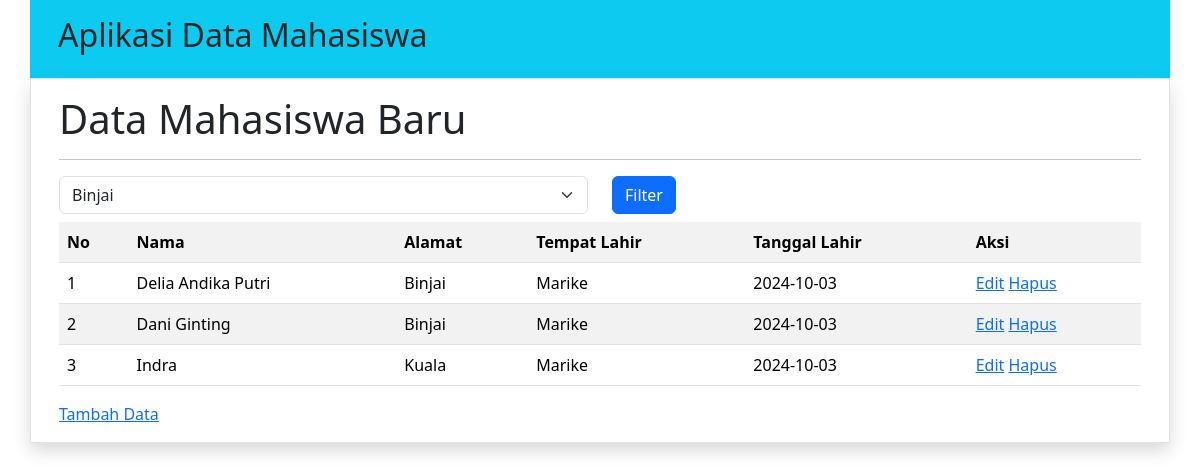
/index.php?modul=biodata, run on the app's committed database.
### tables this page shows
CREATE TABLE IF NOT EXISTS `biodata` (
  `id` int NOT NULL AUTO_INCREMENT,
  `nama` varchar(50) NOT NULL,
  `alamat` text NOT NULL,
  `tempat_lahir` char(25) NOT NULL,
  `tgl_lahir` date NOT NULL,
  PRIMARY KEY (`id`)
);

### modul/biodata/index.php (the view)
<div class="container">
    <h1>Data Mahasiswa Baru</h1>
    <hr>
    <form action="" method="get">
        <div class="row align-items-start">
            <div class="col">
                <select class="form-select" name="filter">
                    <?php
                        $q_alamat = "SELECT alamat FROM biodata group by alamat";
                        $r_alamat = $mysqli->query($q_alamat);
                        while($data_alamat = $r_alamat->fetch_assoc()){
                            ?>
                            <option value="<?= $data_alamat['alamat'];?>"><?php echo $data_alamat['alamat'];?></option>
                            <?php
                        }
                        ?>
                </select>
            </div>
            <div class="col">
                <button class="btn btn-primary">Filter</button>
            </div>
        </div>
    </form>
    <table class="table table-striped mt-2">
        <tr>
            <th>No</th>
            <th>Nama</th>
            <th>Alamat</th>
            <th>Tempat Lahir</th>
            <th>Tanggal Lahir</th>
            <th>Aksi</th>
        </tr>
        <?php
        if(isset($_GET['filter'])){
            $query = "SELECT * FROM biodata WHERE alamat='$_GET[filter]'";
        }else{
            $query = "SELECT * FROM biodata";
        }
        $result = $mysqli->query($query);
        $no=0;
        while($row = $result->fetch_assoc()){
            $no++;
        ?>
            <tr>
                <td><?= $no;?></td>
                <td><?= $row['nama'];?></td>
                <td><?= $row['alamat'];?></td>
                <td><?= $row['tempat_lahir'];?></td>
                <td><?= $row['tgl_lahir'];?></td>
                <td>
                    <a href="<?= 'index.php?modul=edit-data&id='.$row['id'];?>">Edit</a>
                    <a href="<?= 'modul/biodata/proses.php?action=hapus&id='.$row['id'];?>">Hapus</a>
                </td>
            </tr>
        <?php
        }
        ?>
    </table>
    <a href="index.php?modul=tambah-data">Tambah Data</a>
</div>

### index.php (shortened to what this page needs)
<?php
include "koneksi.php";
?>
<!DOCTYPE html>
<html lang="en">
<head>
    <link href="https://cdn.jsdelivr.net/npm/bootstrap@5.3.3/dist/css/bootstrap.min.css" rel="stylesheet">
</head>
<body>
    <div class="container">
        <div class="row bg-info p-3">
            <div class="col">
                <h2>Aplikasi Data Mahasiswa</h2>
            </div>
        </div>
        <div class="row border p-3 shadow">
            <?php
            if(!isset($_GET['modul'])){
            ?>
                <div class="col">
                    <a class="btn btn-primary" href="index.php?modul=biodata">Biodata</a>
                    <a class="btn btn-warning" href="index.php?modul=nilai">Nilai</a>
                </div>
            <?php
            }elseif($_GET['modul']=="biodata"){
                include "modul/biodata/index.php";
            }elseif($_GET['modul']=="nilai"){
                echo "Ini nilai";
            }elseif($_GET['modul']=="tambah-data"){
                include "modul/biodata/form-data.php";
            }elseif($_GET['modul']=='edit-data'){
                include "modul/biodata/form-edit.php";
            }
            ?>
        </div>
    </div>
</body>
</html>

### data on the page
biodata: nama "Delia Andika Putri", alamat "Binjai", tempat_lahir "Marike", tgl_lahir "2024-10-03"
biodata: nama "Dani Ginting", alamat "Binjai", tempat_lahir "Marike", tgl_lahir "2024-10-03"
biodata: nama "Indra", alamat "Kuala", tempat_lahir "Marike", tgl_lahir "2024-10-03"

### other printed values
form field filter "Binjai"
